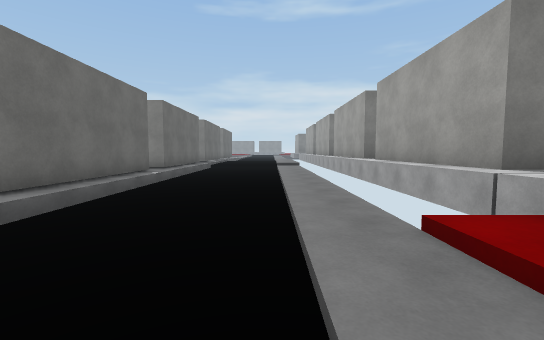
view 1 (above)

24 first-person views from a walk through a scene from a Unity 3-D project. The camera is 1.5 m above the floor, tilts 4° down and sees 90° across. The floor is counted in squares, 2 m on a side. Each view is taken from the middle of a square. On the plan, view 1 faces up. The plan holds only what a view shows up to about 10 squares ahead; the rest is blank. The place goes on beyond the plan. Surface patterns are stand-ins for the level's own textures.

view 2
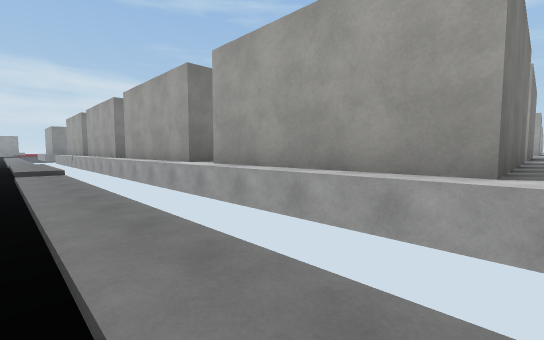

view 3
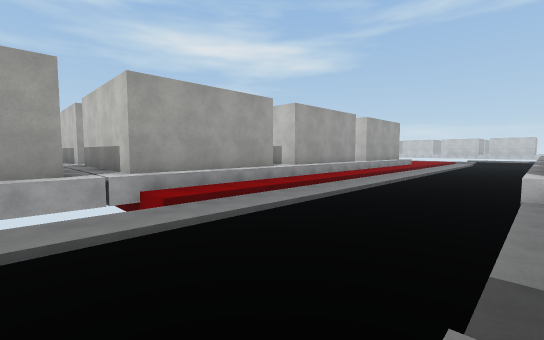

view 4
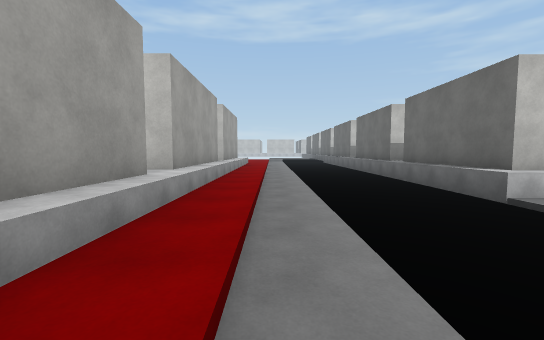

view 5
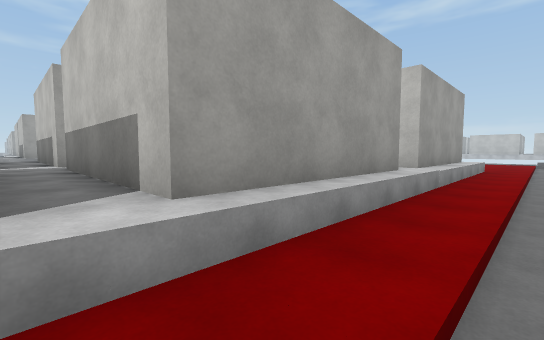

view 6
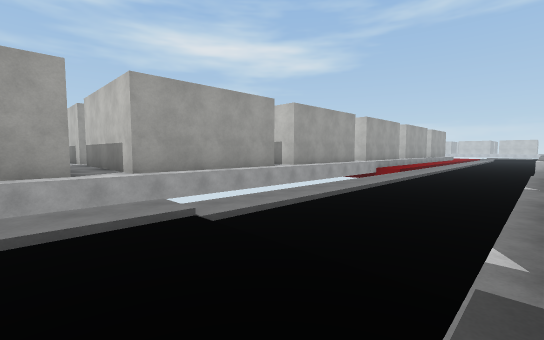

view 7
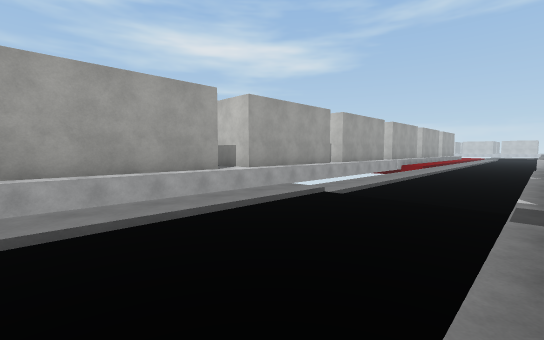

view 8
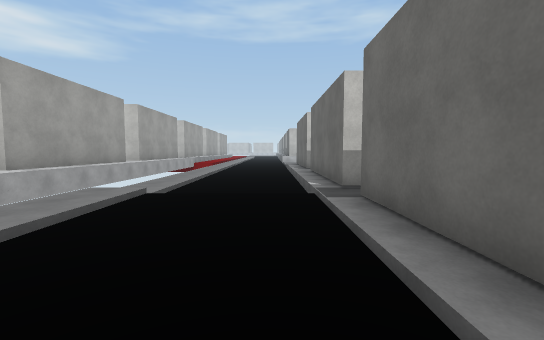

view 9
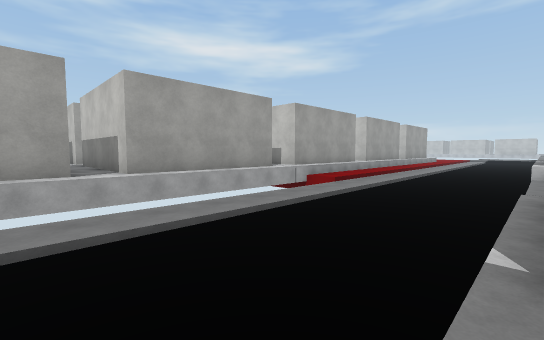

view 10
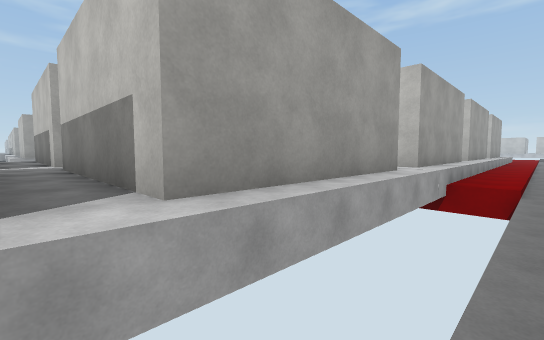

view 11
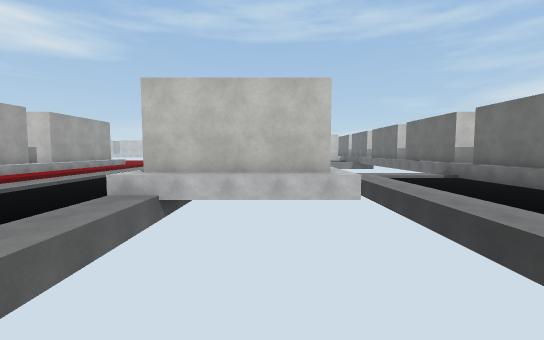

view 12
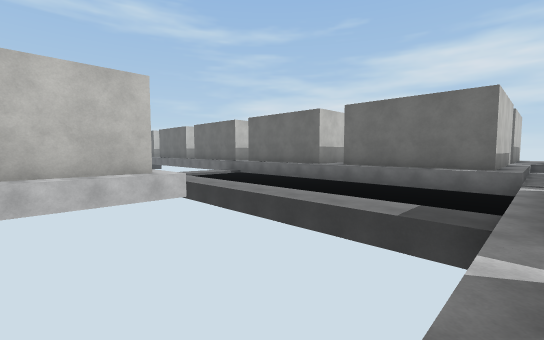

view 13
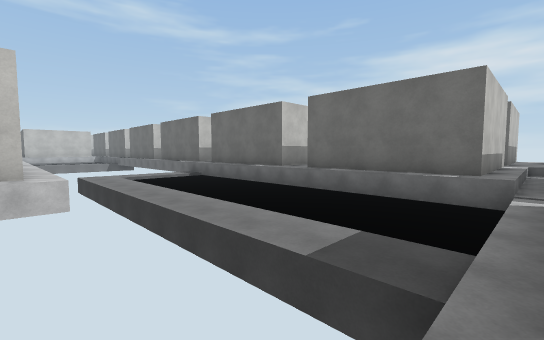

view 14
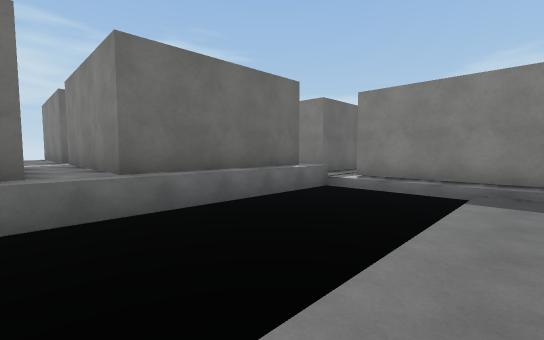

view 15
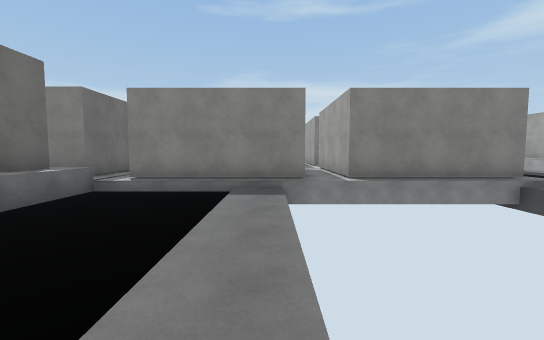

view 16
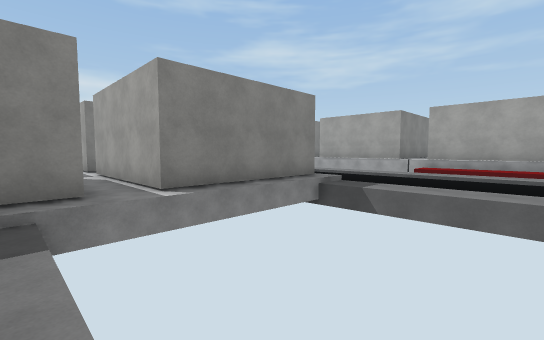

view 17
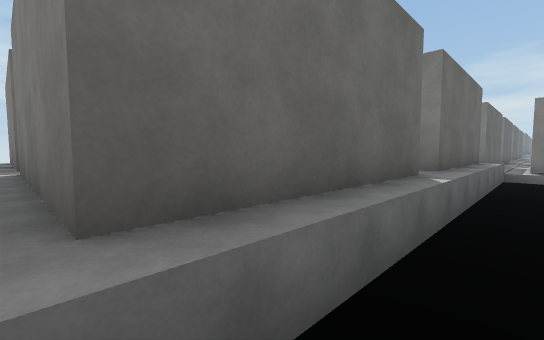

view 18
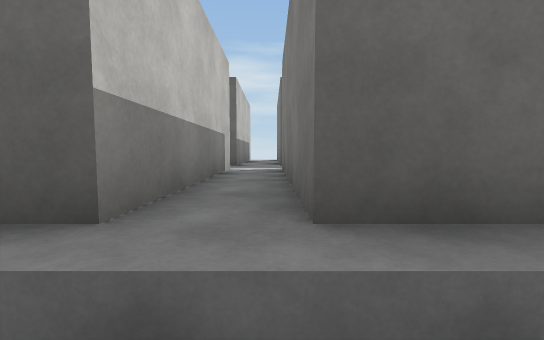

view 19
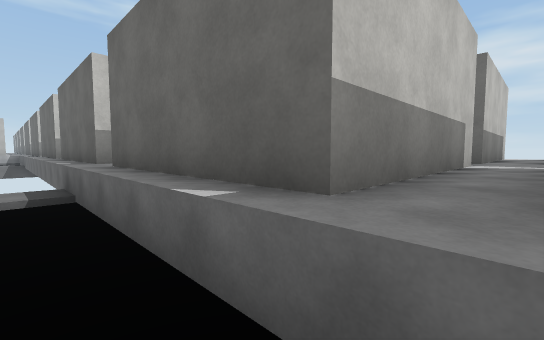

view 20
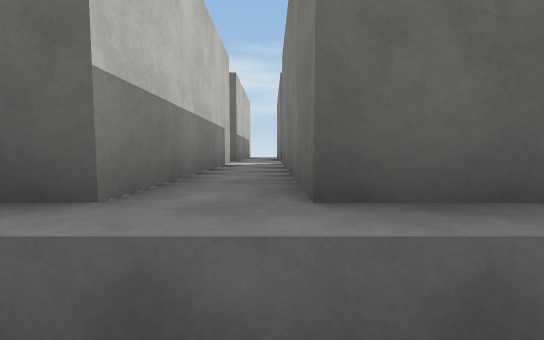

view 21
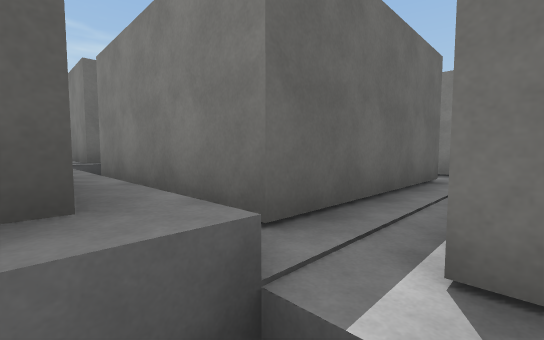

view 22
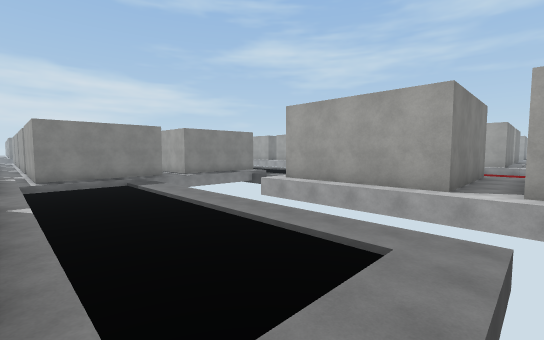

view 23
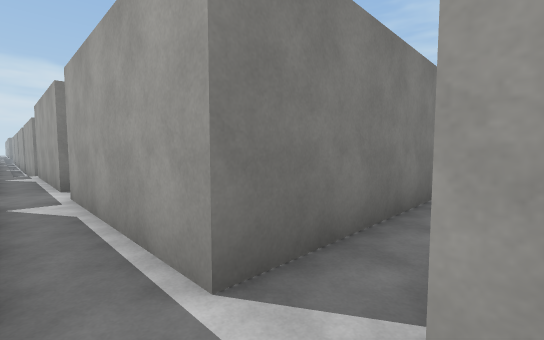

view 24
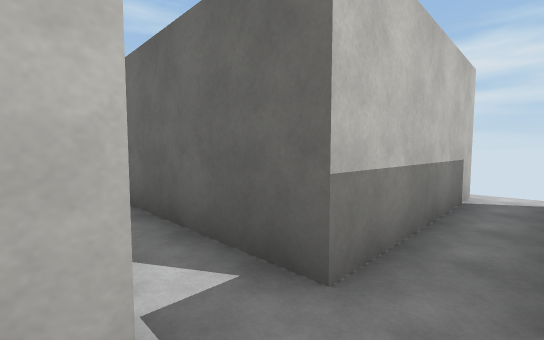

### Floor plan
Key: @ floor where view 1 was taken; # wall or solid block; x gap in a wall; . main floor; : floor 0.25 m higher than the main floor; + floor 0.5 m higher than the main floor; * floor 1 m higher than the main floor; / step, stairs or slope; ^ raised ledge.
Columns run from 22 left of view 1 to 12 right of it. Each row starts with its distance up from view 1.
 17                    +/ //^^
 16                   #+  /+^^
 15                   #+  /+^^
 14                   #+  /+^^
 13                    +  /+^^^^^
 12                   #+  //^^^^^^^^
 11                   #+../:^^
 10                   #+../:^^
  9                #  #+../:^^
  8                +   +../:^^^^^^^^^^^
  7         #+     #  #+../:^^^^^^^^^^#
  6         #+    +#  #+../:^^
  5     *#  #+#   +#  #+../:^^
  4   ##*####+####+####+../:^^
  3   ***+++++++++++++++../:^^^^^^^^^
  2   ##*####*../:     /..//+x^^^^^^
  1     *#  #*../:     /..//+#
  0     *#  #*../:     /..@/+#
 -1 ####*####*../:     /..//+#
 -2 **********../:     /..//+^^^^^^^^^^
 -3 ####*####*../: ####*..//+x^^^^^^^^x
 -4    #*#  #*../: #  #*..//+#
 -5    #*#  #*../: #  #*..//+#
 -6 ####*####*../: ####*..//+#
 -7 **********///: *****..//+^
 -8 ####*####*     #  #*..//+x
 -9         #*             /+#

Where each view was taken, in squares from view 1:
view 1: 0 up, 0 right, facing up
view 2: 3 up, 0 right, facing up-right
view 3: 4 up, 3 left, facing down-right
view 4: 2 up, 1 right, facing down
view 5: 2 down, 1 right, facing down-right
view 6: 14 up, 3 left, facing down-right
view 7: 17 up, 3 left, facing down-right
view 8: 17 up, 2 left, facing down
view 9: 9 up, 3 left, facing down-right
view 10: 8 up, 1 right, facing down-right
view 11: 3 up, 6 left, facing down
view 12: 3 up, 5 left, facing down-left
view 13: 3 up, 7 left, facing down-left
view 14: 3 down, 9 left, facing up-left
view 15: 3 down, 9 left, facing up
view 16: 1 down, 9 left, facing up-right
view 17: 7 down, 12 left, facing up-left
view 18: 7 down, 12 left, facing left
view 19: 2 down, 12 left, facing down-left
view 20: 2 down, 12 left, facing left
view 21: 2 up, 12 left, facing up-left
view 22: 8 down, 13 left, facing up-right
view 23: 8 down, 18 left, facing up-right
view 24: 2 down, 17 left, facing down-left
